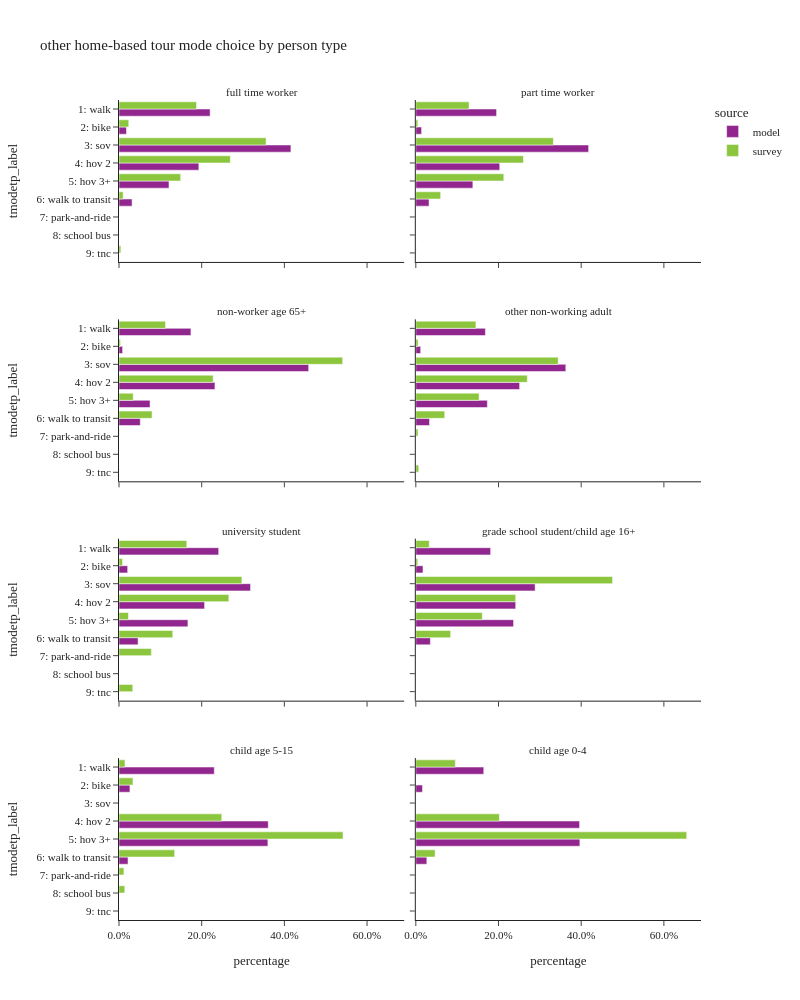

The cell this chart's notebook holds for it:
### Code cell
plot_mode_choice(hb_tour,"pptyp_label",
                 {"pptyp_label":["full time worker","part time worker","non-worker age 65+","other non-working adult",
                                 "university student","grade school student/child age 16+","child age 5-15","child age 0-4"],
                  "tmodetp_label":mode_cat.values()},
                 "person type",2,1000)

### Figure 1 — Plotly figure (JSON) as saved in the notebook; plotly's stock layout.template omitted (floating-point values rounded to 4 significant figures)
{"data": [{"alignmentgroup": "True", "customdata": [[196510], [16185], [370709], [172150], [107773], [28216]], "hovertemplate": "source=model<br>pptyp_label=full time worker<br>percentage=%{x}<br>tmodetp_label=%{y}<br>sample count=%{customdata[0]}<extra></extra>", "legendgroup": "model", "marker": {"color": "#91268F", "pattern": {"shape": ""}}, "name": "model", "offsetgroup": "model", "orientation": "h", "showlegend": true, "textposition": "auto", "type": "bar", "x": [0.2204, 0.01815, 0.4158, 0.1931, 0.1209, 0.03165], "xaxis": "x7", "y": ["1: walk", "2: bike", "3: sov", "4: hov 2", "5: hov 3+", "6: walk to transit"], "yaxis": "y7"}, {"alignmentgroup": "True", "customdata": [[50956], [3627], [109042], [52935], [35994], [8333]], "hovertemplate": "source=model<br>pptyp_label=part time worker<br>percentage=%{x}<br>tmodetp_label=%{y}<br>sample count=%{customdata[0]}<extra></extra>", "legendgroup": "model", "marker": {"color": "#91268F", "pattern": {"shape": ""}}, "name": "model", "offsetgroup": "model", "orientation": "h", "showlegend": false, "textposition": "auto", "type": "bar", "x": [0.1953, 0.0139, 0.418, 0.2029, 0.138, 0.03194], "xaxis": "x8", "y": ["1: walk", "2: bike", "3: sov", "4: hov 2", "5: hov 3+", "6: walk to transit"], "yaxis": "y8"}, {"alignmentgroup": "True", "customdata": [[102788], [5135], [271090], [137132], [44375], [30396]], "hovertemplate": "source=model<br>pptyp_label=non-worker age 65+<br>percentage=%{x}<br>tmodetp_label=%{y}<br>sample count=%{customdata[0]}<extra></extra>", "legendgroup": "model", "marker": {"color": "#91268F", "pattern": {"shape": ""}}, "name": "model", "offsetgroup": "model", "orientation": "h", "showlegend": false, "textposition": "auto", "type": "bar", "x": [0.1739, 0.00869, 0.4588, 0.2321, 0.0751, 0.05144], "xaxis": "x5", "y": ["1: walk", "2: bike", "3: sov", "4: hov 2", "5: hov 3+", "6: walk to transit"], "yaxis": "y5"}, {"alignmentgroup": "True", "customdata": [[120173], [8367], [258998], [179226], [123539], [23605]], "hovertemplate": "source=model<br>pptyp_label=other non-working adult<br>percentage=%{x}<br>tmodetp_label=%{y}<br>sample count=%{customdata[0]}<extra></extra>", "legendgroup": "model", "marker": {"color": "#91268F", "pattern": {"shape": ""}}, "name": "model", "offsetgroup": "model", "orientation": "h", "showlegend": false, "textposition": "auto", "type": "bar", "x": [0.1683, 0.01172, 0.3628, 0.251, 0.173, 0.03306], "xaxis": "x6", "y": ["1: walk", "2: bike", "3: sov", "4: hov 2", "5: hov 3+", "6: walk to transit"], "yaxis": "y6"}, {"alignmentgroup": "True", "customdata": [[13697], [1188], [18075], [11759], [9470], [2621]], "hovertemplate": "source=model<br>pptyp_label=university student<br>percentage=%{x}<br>tmodetp_label=%{y}<br>sample count=%{customdata[0]}<extra></extra>", "legendgroup": "model", "marker": {"color": "#91268F", "pattern": {"shape": ""}}, "name": "model", "offsetgroup": "model", "orientation": "h", "showlegend": false, "textposition": "auto", "type": "bar", "x": [0.2411, 0.02091, 0.3182, 0.207, 0.1667, 0.04614], "xaxis": "x3", "y": ["1: walk", "2: bike", "3: sov", "4: hov 2", "5: hov 3+", "6: walk to transit"], "yaxis": "y3"}, {"alignmentgroup": "True", "customdata": [[13305], [1275], [21217], [17762], [17381], [2587]], "hovertemplate": "source=model<br>pptyp_label=grade school student/child age 16+<br>percentage=%{x}<br>tmodetp_label=%{y}<br>sample count=%{customdata[0]}<extra></extra>", "legendgroup": "model", "marker": {"color": "#91268F", "pattern": {"shape": ""}}, "name": "model", "offsetgroup": "model", "orientation": "h", "showlegend": false, "textposition": "auto", "type": "bar", "x": [0.181, 0.01734, 0.2886, 0.2416, 0.2364, 0.03518], "xaxis": "x4", "y": ["1: walk", "2: bike", "3: sov", "4: hov 2", "5: hov 3+", "6: walk to transit"], "yaxis": "y4"}, {"alignmentgroup": "True", "customdata": [[33349], [3825], [52235], [52105], [3158]], "hovertemplate": "source=model<br>pptyp_label=child age 5-15<br>percentage=%{x}<br>tmodetp_label=%{y}<br>sample count=%{customdata[0]}<extra></extra>", "legendgroup": "model", "marker": {"color": "#91268F", "pattern": {"shape": ""}}, "name": "model", "offsetgroup": "model", "orientation": "h", "showlegend": false, "textposition": "auto", "type": "bar", "x": [0.2305, 0.02644, 0.3611, 0.3602, 0.02183], "xaxis": "x", "y": ["1: walk", "2: bike", "4: hov 2", "5: hov 3+", "6: walk to transit"], "yaxis": "y"}, {"alignmentgroup": "True", "customdata": [[19878], [1955], [47910], [47989], [3217]], "hovertemplate": "source=model<br>pptyp_label=child age 0-4<br>percentage=%{x}<br>tmodetp_label=%{y}<br>sample count=%{customdata[0]}<extra></extra>", "legendgroup": "model", "marker": {"color": "#91268F", "pattern": {"shape": ""}}, "name": "model", "offsetgroup": "model", "orientation": "h", "showlegend": false, "textposition": "auto", "type": "bar", "x": [0.1644, 0.01616, 0.3961, 0.3968, 0.0266], "xaxis": "x2", "y": ["1: walk", "2: bike", "4: hov 2", "5: hov 3+", "6: walk to transit"], "yaxis": "y2"}, {"alignmentgroup": "True", "customdata": [[459], [52], [448], [262], [145], [44], [2], [13]], "hovertemplate": "source=survey<br>pptyp_label=full time worker<br>percentage=%{x}<br>tmodetp_label=%{y}<br>sample count=%{customdata[0]}<extra></extra>", "legendgroup": "survey", "marker": {"color": "#8CC63E", "pattern": {"shape": ""}}, "name": "survey", "offsetgroup": "survey", "orientation": "h", "showlegend": true, "textposition": "auto", "type": "bar", "x": [0.1875, 0.0236, 0.3557, 0.2693, 0.1491, 0.009958, 0.0003214, 0.004467], "xaxis": "x7", "y": ["1: walk", "2: bike", "3: sov", "4: hov 2", "5: hov 3+", "6: walk to transit", "7: park-and-ride", "9: tnc"], "yaxis": "y7"}, {"alignmentgroup": "True", "customdata": [[80], [11], [151], [75], [47], [25], [2]], "hovertemplate": "source=survey<br>pptyp_label=part time worker<br>percentage=%{x}<br>tmodetp_label=%{y}<br>sample count=%{customdata[0]}<extra></extra>", "legendgroup": "survey", "marker": {"color": "#8CC63E", "pattern": {"shape": ""}}, "name": "survey", "offsetgroup": "survey", "orientation": "h", "showlegend": false, "textposition": "auto", "type": "bar", "x": [0.1287, 0.004936, 0.3327, 0.2602, 0.2128, 0.06002, 0.0006502], "xaxis": "x8", "y": ["1: walk", "2: bike", "3: sov", "4: hov 2", "5: hov 3+", "6: walk to transit", "9: tnc"], "yaxis": "y8"}, {"alignmentgroup": "True", "customdata": [[159], [11], [428], [254], [56], [55], [4], [1]], "hovertemplate": "source=survey<br>pptyp_label=non-worker age 65+<br>percentage=%{x}<br>tmodetp_label=%{y}<br>sample count=%{customdata[0]}<extra></extra>", "legendgroup": "survey", "marker": {"color": "#8CC63E", "pattern": {"shape": ""}}, "name": "survey", "offsetgroup": "survey", "orientation": "h", "showlegend": false, "textposition": "auto", "type": "bar", "x": [0.1125, 0.003648, 0.541, 0.2278, 0.03434, 0.07992, 0.0006762, 0.0001513], "xaxis": "x5", "y": ["1: walk", "2: bike", "3: sov", "4: hov 2", "5: hov 3+", "6: walk to transit", "7: park-and-ride", "9: tnc"], "yaxis": "y5"}, {"alignmentgroup": "True", "customdata": [[187], [22], [324], [194], [110], [64], [5], [7]], "hovertemplate": "source=survey<br>pptyp_label=other non-working adult<br>percentage=%{x}<br>tmodetp_label=%{y}<br>sample count=%{customdata[0]}<extra></extra>", "legendgroup": "survey", "marker": {"color": "#8CC63E", "pattern": {"shape": ""}}, "name": "survey", "offsetgroup": "survey", "orientation": "h", "showlegend": false, "textposition": "auto", "type": "bar", "x": [0.1453, 0.005416, 0.3444, 0.2696, 0.1531, 0.06987, 0.005306, 0.007063], "xaxis": "x6", "y": ["1: walk", "2: bike", "3: sov", "4: hov 2", "5: hov 3+", "6: walk to transit", "7: park-and-ride", "9: tnc"], "yaxis": "y6"}, {"alignmentgroup": "True", "customdata": [[39], [5], [27], [15], [4], [10], [3], [1]], "hovertemplate": "source=survey<br>pptyp_label=university student<br>percentage=%{x}<br>tmodetp_label=%{y}<br>sample count=%{customdata[0]}<extra></extra>", "legendgroup": "survey", "marker": {"color": "#8CC63E", "pattern": {"shape": ""}}, "name": "survey", "offsetgroup": "survey", "orientation": "h", "showlegend": false, "textposition": "auto", "type": "bar", "x": [0.1641, 0.008495, 0.2973, 0.2657, 0.02279, 0.13, 0.07835, 0.03329], "xaxis": "x3", "y": ["1: walk", "2: bike", "3: sov", "4: hov 2", "5: hov 3+", "6: walk to transit", "7: park-and-ride", "9: tnc"], "yaxis": "y3"}, {"alignmentgroup": "True", "customdata": [[5], [3], [17], [9], [15], [2], [1]], "hovertemplate": "source=survey<br>pptyp_label=grade school student/child age 16+<br>percentage=%{x}<br>tmodetp_label=%{y}<br>sample count=%{customdata[0]}<extra></extra>", "legendgroup": "survey", "marker": {"color": "#8CC63E", "pattern": {"shape": ""}}, "name": "survey", "offsetgroup": "survey", "orientation": "h", "showlegend": false, "textposition": "auto", "type": "bar", "x": [0.03245, 0.004678, 0.4759, 0.2415, 0.1608, 0.08429, 0.0003491], "xaxis": "x4", "y": ["1: walk", "2: bike", "3: sov", "4: hov 2", "5: hov 3+", "6: walk to transit", "8: school bus"], "yaxis": "y4"}, {"alignmentgroup": "True", "customdata": [[9], [4], [1], [43], [104], [5], [1], [4]], "hovertemplate": "source=survey<br>pptyp_label=child age 5-15<br>percentage=%{x}<br>tmodetp_label=%{y}<br>sample count=%{customdata[0]}<extra></extra>", "legendgroup": "survey", "marker": {"color": "#8CC63E", "pattern": {"shape": ""}}, "name": "survey", "offsetgroup": "survey", "orientation": "h", "showlegend": false, "textposition": "auto", "type": "bar", "x": [0.01448, 0.03374, 0.000817, 0.2486, 0.5419, 0.1346, 0.0119, 0.01398], "xaxis": "x", "y": ["1: walk", "2: bike", "3: sov", "4: hov 2", "5: hov 3+", "6: walk to transit", "7: park-and-ride", "8: school bus"], "yaxis": "y"}, {"alignmentgroup": "True", "customdata": [[26], [20], [74], [1], [1]], "hovertemplate": "source=survey<br>pptyp_label=child age 0-4<br>percentage=%{x}<br>tmodetp_label=%{y}<br>sample count=%{customdata[0]}<extra></extra>", "legendgroup": "survey", "marker": {"color": "#8CC63E", "pattern": {"shape": ""}}, "name": "survey", "offsetgroup": "survey", "orientation": "h", "showlegend": false, "textposition": "auto", "type": "bar", "x": [0.09553, 0.2022, 0.6553, 0.04666, 0.0002918], "xaxis": "x2", "y": ["1: walk", "4: hov 2", "5: hov 3+", "6: walk to transit", "7: park-and-ride"], "yaxis": "y2"}], "layout": {"annotations": [{"font": {}, "showarrow": false, "text": "child age 5-15", "x": 0.245, "xanchor": "center", "xref": "paper", "y": 0.1975, "yanchor": "bottom", "yref": "paper"}, {"font": {}, "showarrow": false, "text": "child age 0-4", "x": 0.755, "xanchor": "center", "xref": "paper", "y": 0.1975, "yanchor": "bottom", "yref": "paper"}, {"font": {}, "showarrow": false, "text": "university student", "x": 0.245, "xanchor": "center", "xref": "paper", "y": 0.465, "yanchor": "bottom", "yref": "paper"}, {"font": {}, "showarrow": false, "text": "grade school student/child age 16+", "x": 0.755, "xanchor": "center", "xref": "paper", "y": 0.465, "yanchor": "bottom", "yref": "paper"}, {"font": {}, "showarrow": false, "text": "non-worker age 65+", "x": 0.245, "xanchor": "center", "xref": "paper", "y": 0.7325, "yanchor": "bottom", "yref": "paper"}, {"font": {}, "showarrow": false, "text": "other non-working adult", "x": 0.755, "xanchor": "center", "xref": "paper", "y": 0.7325, "yanchor": "bottom", "yref": "paper"}, {"font": {}, "showarrow": false, "text": "full time worker", "x": 0.245, "xanchor": "center", "xref": "paper", "y": 1.0, "yanchor": "bottom", "yref": "paper"}, {"font": {}, "showarrow": false, "text": "part time worker", "x": 0.755, "xanchor": "center", "xref": "paper", "y": 1.0, "yanchor": "bottom", "yref": "paper"}], "barmode": "group", "height": 1000, "legend": {"title": {"text": "source"}, "tracegroupgap": 0}, "title": {"text": "other home-based tour mode choice by person type"}, "width": 800, "xaxis": {"anchor": "y", "domain": [0.0, 0.49], "tickformat": ".1%", "title": {"text": "percentage"}}, "xaxis2": {"anchor": "y2", "domain": [0.51, 1.0], "matches": "x", "tickformat": ".1%", "title": {"text": "percentage"}}, "xaxis3": {"anchor": "y3", "domain": [0.0, 0.49], "matches": "x", "showticklabels": false, "tickformat": ".1%"}, "xaxis4": {"anchor": "y4", "domain": [0.51, 1.0], "matches": "x", "showticklabels": false, "tickformat": ".1%"}, "xaxis5": {"anchor": "y5", "domain": [0.0, 0.49], "matches": "x", "showticklabels": false, "tickformat": ".1%"}, "xaxis6": {"anchor": "y6", "domain": [0.51, 1.0], "matches": "x", "showticklabels": false, "tickformat": ".1%"}, "xaxis7": {"anchor": "y7", "domain": [0.0, 0.49], "matches": "x", "showticklabels": false, "tickformat": ".1%"}, "xaxis8": {"anchor": "y8", "domain": [0.51, 1.0], "matches": "x", "showticklabels": false, "tickformat": ".1%"}, "yaxis": {"anchor": "x", "categoryarray": ["9: tnc", "8: school bus", "7: park-and-ride", "6: walk to transit", "5: hov 3+", "4: hov 2", "3: sov", "2: bike", "1: walk"], "categoryorder": "array", "domain": [0.0, 0.1975], "title": {"text": "tmodetp_label"}}, "yaxis2": {"anchor": "x2", "domain": [0.0, 0.1975], "matches": "y", "showticklabels": false}, "yaxis3": {"anchor": "x3", "categoryarray": ["9: tnc", "8: school bus", "7: park-and-ride", "6: walk to transit", "5: hov 3+", "4: hov 2", "3: sov", "2: bike", "1: walk"], "categoryorder": "array", "domain": [0.2675, 0.465], "matches": "y", "title": {"text": "tmodetp_label"}}, "yaxis4": {"anchor": "x4", "domain": [0.2675, 0.465], "matches": "y", "showticklabels": false}, "yaxis5": {"anchor": "x5", "categoryarray": ["9: tnc", "8: school bus", "7: park-and-ride", "6: walk to transit", "5: hov 3+", "4: hov 2", "3: sov", "2: bike", "1: walk"], "categoryorder": "array", "domain": [0.535, 0.7325], "matches": "y", "title": {"text": "tmodetp_label"}}, "yaxis6": {"anchor": "x6", "domain": [0.535, 0.7325], "matches": "y", "showticklabels": false}, "yaxis7": {"anchor": "x7", "categoryarray": ["9: tnc", "8: school bus", "7: park-and-ride", "6: walk to transit", "5: hov 3+", "4: hov 2", "3: sov", "2: bike", "1: walk"], "categoryorder": "array", "domain": [0.8025, 1.0], "matches": "y", "title": {"text": "tmodetp_label"}}, "yaxis8": {"anchor": "x8", "domain": [0.8025, 1.0], "matches": "y", "showticklabels": false}}}
